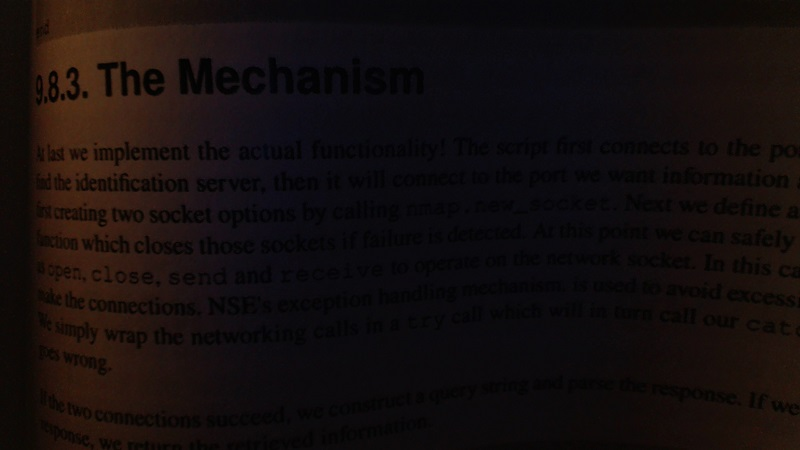
#> input picture Practica_006/bookpage.jpg, 800 x 450 px, given in place of the camera
$ python 'Practica_006_Filtros de color.py'
#> lines starting #> are read from the running program, lines starting #| are printed output that depends on the picture; after the words box and inside, x2 and y2 are one past the last pixel; in counts of white or black regions, pixels touching at a corner belong together
import cv2
import numpy as np

# ------------------- Captura de video -------------------
cap = cv2.VideoCapture(0)  # Captura de la cámara

if not cap.isOpened():
    print("Error: No se puede acceder a la cámara.")
    exit()

while True:
    ret, frame = cap.read()
#> frame is the input picture: shape (450, 800, 3); mean B, G, R 13.4, 13.6, 20.3
    if not ret:
        print("Error al capturar el video.")
        break

    # Redimensionar para que sea más rápido el procesamiento
    frame = cv2.resize(frame, (640, 480))
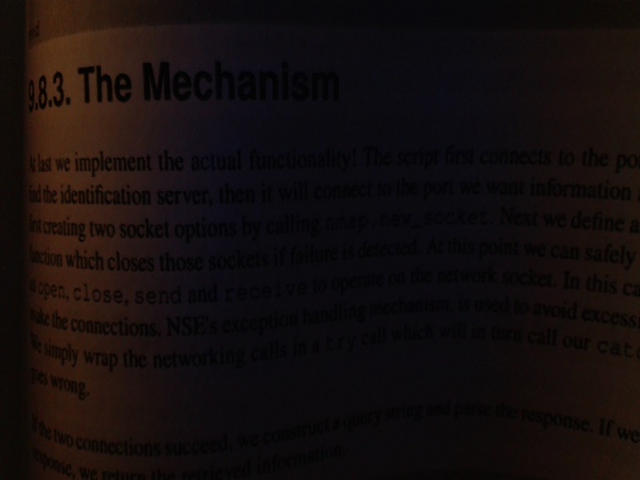
#> frame: shape (480, 640, 3); mean B, G, R 13.3, 13.5, 20.2

    # ------------------- Filtros en espacio HSV -------------------
    hsv = cv2.cvtColor(frame, cv2.COLOR_BGR2HSV)
#> hsv: shape (480, 640, 3); mean H, S, V 80.6, 108.9, 21.7

    # Rango de color rojo
    lower_red1 = np.array([0, 120, 70])
    upper_red1 = np.array([10, 255, 255])
    mask_red1 = cv2.inRange(hsv, lower_red1, upper_red1)
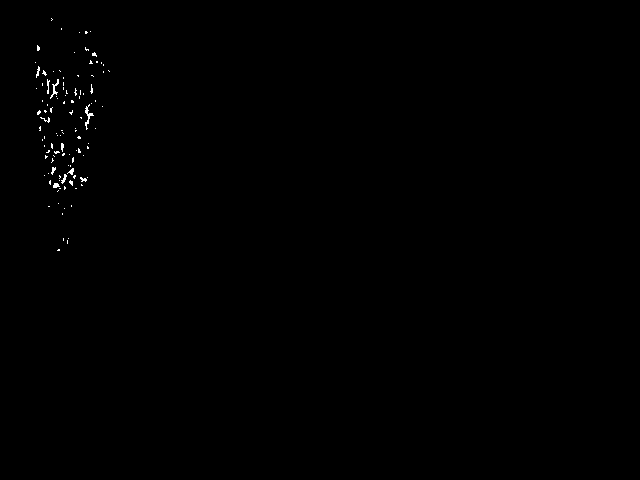
#> mask_red1: shape (480, 640); 0.24% white in thin lines or dots, all inside (x1, y1, x2, y2) = (35, 18, 110, 251)

    lower_red2 = np.array([170, 120, 70])
    upper_red2 = np.array([180, 255, 255])
    mask_red2 = cv2.inRange(hsv, lower_red2, upper_red2)
#> mask_red2: shape (480, 640); every value is 0

    mask_red = cv2.add(mask_red1, mask_red2)

    # Rango de color verde
    lower_green = np.array([40, 40, 40])
    upper_green = np.array([70, 255, 255])
    mask_green = cv2.inRange(hsv, lower_green, upper_green)

    # Rango de color azul
    lower_blue = np.array([100, 150, 0])
    upper_blue = np.array([140, 255, 255])
    mask_blue = cv2.inRange(hsv, lower_blue, upper_blue)
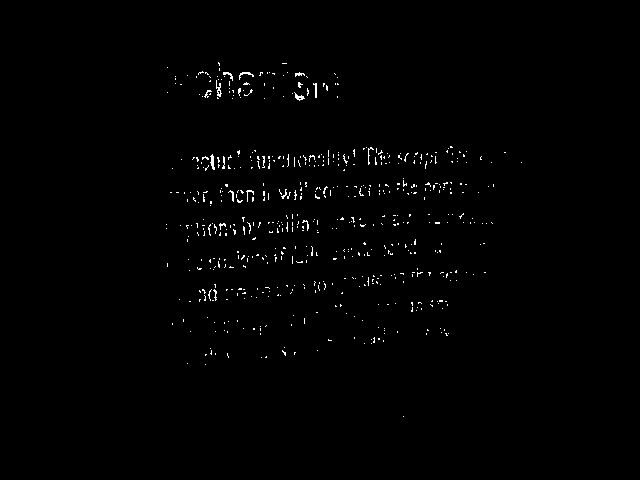
#> mask_blue: shape (480, 640); 0.84% white in thin lines or dots, all inside (x1, y1, x2, y2) = (166, 62, 522, 417)

    # Aplicar las máscaras para extraer los colores
    res_red = cv2.bitwise_and(frame, frame, mask=mask_red)
    res_green = cv2.bitwise_and(frame, frame, mask=mask_green)
#> res_green: shape (480, 640, 3); every value is 0
    res_blue = cv2.bitwise_and(frame, frame, mask=mask_blue)

    # ------------------- Filtro tipo Green Screen -------------------
    # Eliminamos el fondo verde
    mask_inv_green = cv2.bitwise_not(mask_green)
#> mask_inv_green: shape (480, 640); every value is 255
    green_removed = cv2.bitwise_and(frame, frame, mask=mask_inv_green)

    # ------------------- Filtros en espacio YUV (solo para visualización) -------------------
    yuv = cv2.cvtColor(frame, cv2.COLOR_BGR2YUV)
#> yuv: shape (480, 640, 3); mean of channels 0, 1, 2 15.5, 127, 132.2

    # ------------------- Mostrar Resultados -------------------
    cv2.imshow('Video Original', frame)
    cv2.imshow('Filtro Rojo', res_red)
    cv2.imshow('Filtro Verde', res_green)
    cv2.imshow('Filtro Azul', res_blue)
    cv2.imshow('Green Screen (Verde Eliminado)', green_removed)
    cv2.imshow('Video en YUV', yuv)

    if cv2.waitKey(1) & 0xFF == ord('q'):
#> (key q is pressed here)
        break

cap.release()
cv2.destroyAllWindows()
